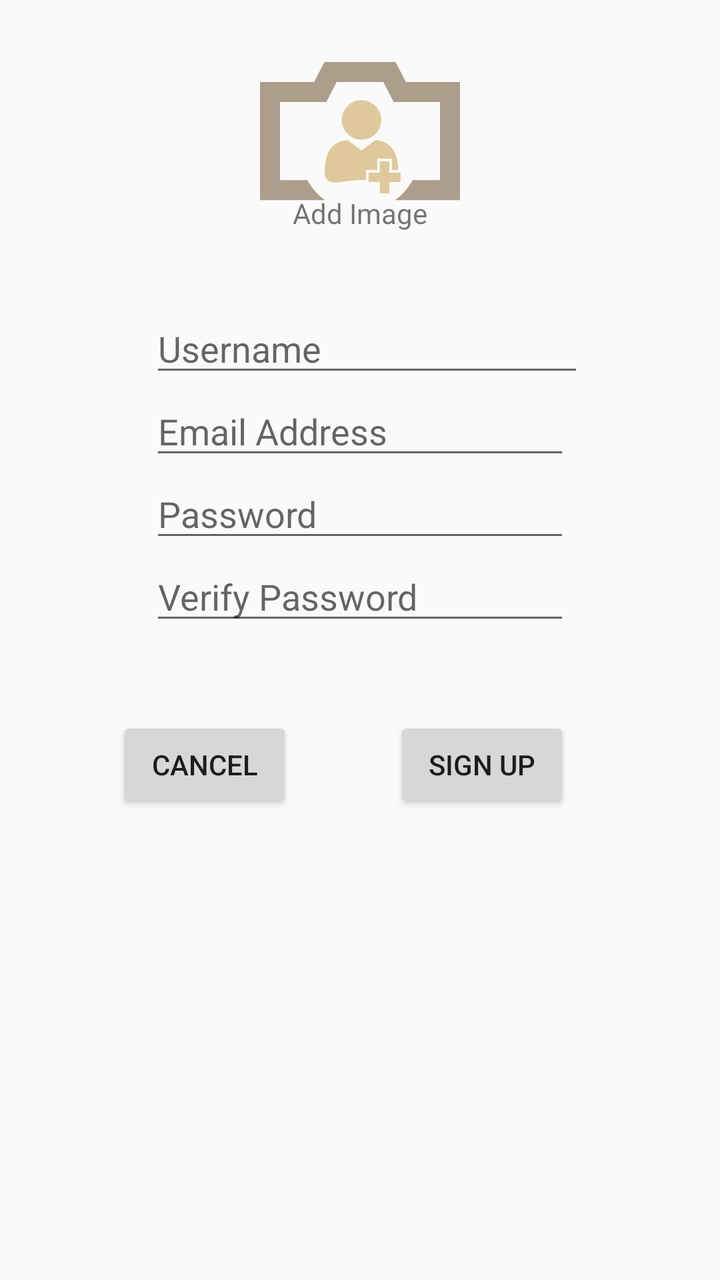
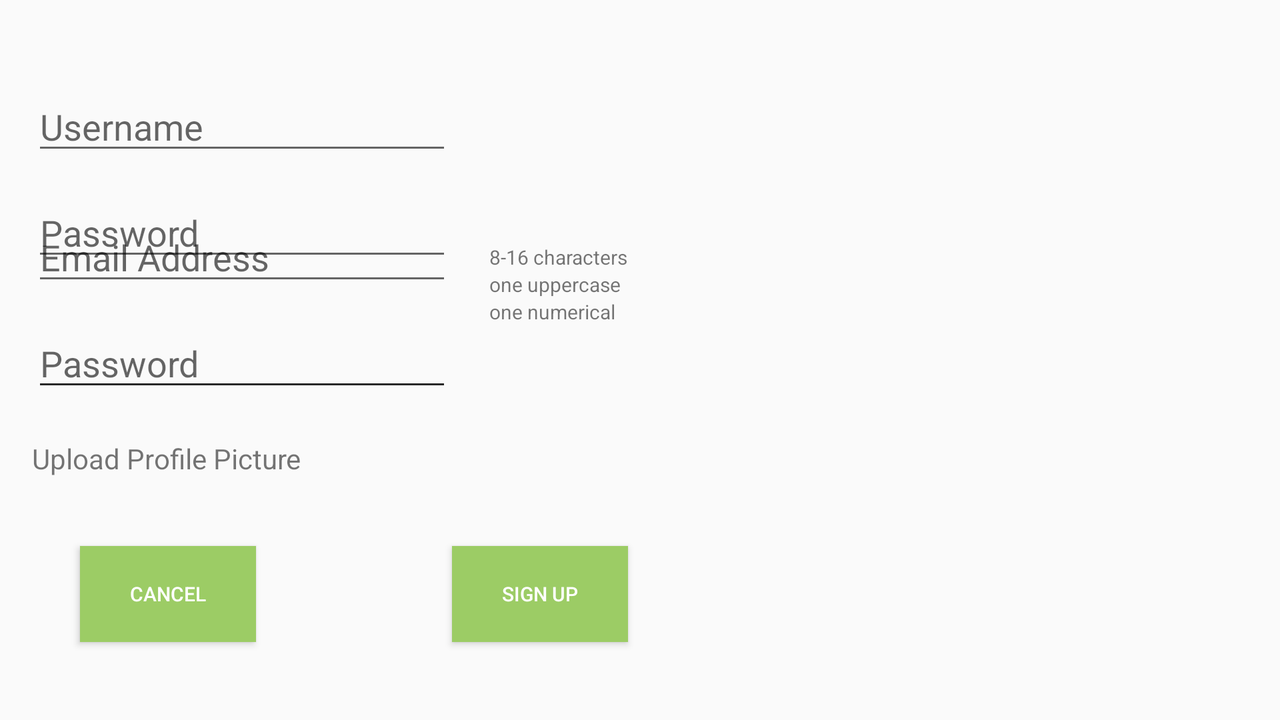

An Android layout and its configuration variant, each rendered on a device that would load it. The default file and the variant file are quoted in full after the pictures.
<!-- AndroidManifest.xml: application theme AppTheme -->
<!-- res/layout/activity_signup.xml -->
<?xml version="1.0" encoding="utf-8"?>
    <RelativeLayout
        xmlns:android="http://schemas.android.com/apk/res/android"
        xmlns:tools="http://schemas.android.com/tools"
        android:layout_width="match_parent"
        android:layout_height="match_parent"
        android:paddingBottom="@dimen/activity_vertical_margin"
        android:paddingLeft="@dimen/activity_horizontal_margin"
        android:paddingRight="@dimen/activity_horizontal_margin"
        android:paddingTop="@dimen/activity_vertical_margin"
        tools:context="com.food.abstractfood.SignupActivity"

        >
    <EditText
        android:layout_width="217dp"
        android:layout_height="wrap_content"
        android:inputType="textPersonName"
        android:ems="10"
        android:id="@+id/username_signup"
        android:hint="Username"
        android:layout_marginTop="36dp"

        android:layout_below="@+id/addprofilepicture"
        android:layout_alignStart="@+id/email_signup" />

    <EditText
            android:layout_width="wrap_content"
            android:layout_height="wrap_content"
            android:inputType="textEmailAddress"
            android:ems="10"
            android:id="@+id/email_signup"
            android:hint="Email Address"
            android:layout_below="@+id/username_signup"
            android:layout_alignStart="@+id/passwordtxt" />



    <EditText
            android:layout_width="wrap_content"
            android:layout_height="wrap_content"
            android:inputType="textPassword"
            android:ems="10"
            android:hint="Password"
            android:id="@+id/passwordtxt"
            android:layout_below="@+id/email_signup"
            android:layout_alignStart="@+id/verifyPasswordtxt" />

    <EditText

        android:layout_width="wrap_content"
        android:layout_height="wrap_content"
        android:inputType="textPassword"
        android:ems="10"
        android:hint="Verify Password"
        android:id="@+id/verifyPasswordtxt"
        android:layout_below="@+id/passwordtxt"
        android:layout_centerHorizontal="true" />



    <Button
        android:layout_width="wrap_content"
        android:layout_height="wrap_content"
        android:text="Cancel"
        android:clickable="true"
        android:id="@+id/cancel_signup"

        android:layout_marginTop="41dp"
        android:layout_below="@+id/verifyPasswordtxt"
        android:layout_toStartOf="@+id/textView12" />

    <Button
        android:layout_width="wrap_content"
        android:layout_height="wrap_content"
        android:text="Sign up"
        android:id="@+id/signup"
        android:onClick="signUp"

        android:layout_alignTop="@+id/cancel_signup"
        android:layout_alignEnd="@+id/verifyPasswordtxt" />

    <ImageButton
        android:layout_width="100dp"
        android:layout_height="100dp"
        android:background="@null"
        android:scaleType="fitCenter"
        android:id="@+id/addprofilepicture"
        android:src= "@drawable/addprofilepicture"
        android:layout_alignParentTop="true"
        android:layout_centerHorizontal="true" />

    <TextView
        android:layout_width="wrap_content"
        android:layout_height="wrap_content"
        android:textAppearance="?android:attr/textAppearanceSmall"
        android:text="Add Image"
        android:id="@+id/textView12"
        android:layout_above="@+id/username_signup"
        android:layout_centerHorizontal="true" />


</RelativeLayout>
<!-- resources referenced by this layout -->
<resources>
  <dimen name="activity_horizontal_margin">16dp</dimen>
  <dimen name="activity_vertical_margin">16dp</dimen>
  <!-- drawable addprofilepicture: png bitmap (drawable, 44732 bytes) -->
  <style name="AppTheme" parent="Theme.AppCompat.Light.DarkActionBar">
          
          <item name="colorPrimary">#ef6c00</item>
          <item name="colorPrimaryDark">#e65100</item>
          <item name="colorAccent">#212121</item>
      </style>
</resources>
<!-- res/layout-land/activity_signup.xml (the repository's variant of the layout above) -->
<!-- drawn on the phone turned sideways -->
<?xml version="1.0" encoding="utf-8"?>
<ScrollView
    xmlns:android="http://schemas.android.com/apk/res/android"
    android:layout_width="fill_parent"
    android:layout_height="fill_parent"
    android:fillViewport="true">
    <RelativeLayout
        xmlns:android="http://schemas.android.com/apk/res/android"
        xmlns:tools="http://schemas.android.com/tools"
        android:layout_width="match_parent"
        android:layout_height="match_parent"
        android:paddingBottom="@dimen/activity_vertical_margin"
        android:paddingLeft="@dimen/activity_horizontal_margin"
        android:paddingRight="@dimen/activity_horizontal_margin"
        android:paddingTop="@dimen/activity_vertical_margin"
        tools:context="com.food.abstractfood.SignupActivity"
        
        >

        <EditText
            android:layout_width="wrap_content"
            android:layout_height="wrap_content"
        android:inputType="textPersonName"
        android:ems="10"
        android:id="@+id/username_signup"
        android:hint="Username"
        android:layout_alignParentTop="true"
        android:layout_alignParentStart="true"
        android:layout_marginTop="25dp" />

    <EditText
        android:layout_width="wrap_content"
        android:layout_height="wrap_content"
        android:inputType="textEmailAddress"
        android:ems="10"
        android:id="@+id/email_signup"
        android:hint="Email Address"
        android:layout_below="@+id/username_signup"
        android:layout_alignParentStart="true"
        android:layout_marginTop="24dp" />

    <EditText
        android:layout_width="wrap_content"
        android:layout_height="wrap_content"
        android:inputType="textPassword"
        android:ems="10"
        android:hint="Password"
        android:id="@+id/passwordtxt"
        android:layout_alignBottom="@+id/textView4"
        android:layout_alignParentStart="true" />

    <EditText
        android:hint="Password"
        android:layout_width="wrap_content"
        android:layout_height="wrap_content"
        android:inputType="textPassword"
        android:ems="10"
        android:id="@+id/editText5"
        android:layout_centerVertical="true"
        android:layout_alignParentStart="true" />

    <TextView
        android:layout_width="wrap_content"
        android:layout_height="wrap_content"
        android:text="Upload Profile Picture"
        android:id="@+id/textView3"
        android:layout_below="@+id/editText5"
        android:layout_alignParentStart="true"
        android:layout_marginTop="19dp" />

    <Button
        android:layout_width="wrap_content"
        android:layout_height="wrap_content"
        android:text="Cancel"
        android:id="@+id/button4"
        android:layout_marginBottom="23dp"
        android:layout_alignParentBottom="true"
        android:layout_alignParentStart="true"
        android:layout_marginStart="24dp"
        style="@style/all_button_colors"/>

    <Button
        android:layout_width="wrap_content"
        android:layout_height="wrap_content"
        android:text="Sign up"
        android:id="@+id/button5"
        android:layout_alignTop="@+id/button4"
        android:layout_toEndOf="@+id/editText5"
        style="@style/all_button_colors"/>

    <TextView
        android:layout_width="wrap_content"
        android:layout_height="wrap_content"
        android:textAppearance="?android:attr/textAppearanceSmall"
        android:text="8-16 characters"
        android:id="@+id/textView4"
        android:textSize="10dp"
        android:layout_above="@+id/editText5"
        android:layout_alignEnd="@+id/button5"
        android:layout_marginBottom="24dp" />

    <TextView
        android:layout_width="wrap_content"
        android:layout_height="wrap_content"
        android:textAppearance="?android:attr/textAppearanceSmall"
        android:text="one uppercase"
        android:id="@+id/textView5"
        android:textSize="10dp"
        android:layout_below="@+id/passwordtxt"
        android:layout_alignStart="@+id/textView4" />

    <TextView
        android:layout_width="wrap_content"
        android:layout_height="wrap_content"
        android:textAppearance="?android:attr/textAppearanceSmall"
        android:text="one numerical"
        android:id="@+id/textView6"
        android:textSize="10dp"
        android:layout_below="@+id/textView5"
        android:layout_alignStart="@+id/textView5" />

        <EditText
            android:layout_width="wrap_content"
            android:layout_height="wrap_content"
            android:inputType="textPassword"
            android:ems="10"
            android:id="@+id/editText8"
            android:layout_centerVertical="true"
            android:layout_alignParentStart="true" />

    </RelativeLayout>
</ScrollView>
<!-- resources referenced by the variant -->
<!-- as the phone turned sideways resolves them -->
<resources>
  <dimen name="activity_horizontal_margin">16dp</dimen>
  <dimen name="activity_vertical_margin">16dp</dimen>
  <style name="all_button_colors">
          <item name="android:background">#9ccc65</item>
          <item name="android:textColor">#ffffff</item>
          <item name="android:textSize">10dp</item>
  
      </style>
  <style name="AppTheme" parent="Theme.AppCompat.Light.DarkActionBar">
          
          <item name="colorPrimary">#ef6c00</item>
          <item name="colorPrimaryDark">#e65100</item>
          <item name="colorAccent">#212121</item>
      </style>
</resources>
